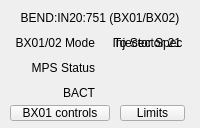
  <widget class="PyDMFrame" name="PyDMFrame_11">
   <property name="geometry">
    <rect>
     <x>720</x>
     <y>90</y>
     <width>200</width>
     <height>128</height>
    </rect>
   </property>
   <property name="toolTip">
    <string/>
   </property>
   <property name="channel" stdset="0">
    <string>BEND:IN20:751:STATE_ON_MPS</string>
   </property>
   <widget class="QLabel" name="label_24">
    <property name="geometry">
     <rect>
      <x>0</x>
      <y>10</y>
      <width>200</width>
      <height>15</height>
     </rect>
    </property>
    <property name="styleSheet">
     <string notr="true">background-color: rgba(255, 255, 255, 0);</string>
    </property>
    <property name="text">
     <string>BEND:IN20:751 (BX01/BX02)</string>
    </property>
    <property name="alignment">
     <set>Qt::AlignCenter</set>
    </property>
   </widget>
   <widget class="QLabel" name="label_25">
    <property name="geometry">
     <rect>
      <x>5</x>
      <y>35</y>
      <width>90</width>
      <height>16</height>
     </rect>
    </property>
    <property name="text">
     <string>BX01/02 Mode</string>
    </property>
    <property name="alignment">
     <set>Qt::AlignRight|Qt::AlignTrailing|Qt::AlignVCenter</set>
    </property>
   </widget>
   <widget class="QLabel" name="label_26">
    <property name="geometry">
     <rect>
      <x>5</x>
      <y>60</y>
      <width>90</width>
      <height>16</height>
     </rect>
    </property>
    <property name="text">
     <string>MPS Status</string>
    </property>
    <property name="alignment">
     <set>Qt::AlignRight|Qt::AlignTrailing|Qt::AlignVCenter</set>
    </property>
   </widget>
   <widget class="QLabel" name="label_27">
    <property name="geometry">
     <rect>
      <x>5</x>
      <y>85</y>
      <width>90</width>
      <height>16</height>
     </rect>
    </property>
    <property name="text">
     <string>BACT</string>
    </property>
    <property name="alignment">
     <set>Qt::AlignRight|Qt::AlignTrailing|Qt::AlignVCenter</set>
    </property>
   </widget>
   <widget class="PyDMEDMDisplayButton" name="PyDMEDMDisplayButton_10">
    <property name="geometry">
     <rect>
      <x>10</x>
      <y>105</y>
      <width>100</width>
      <height>16</height>
     </rect>
    </property>
    <property name="toolTip">
     <string/>
    </property>
    <property name="text">
     <string>BX01 controls</string>
    </property>
    <property name="filenames" stdset="0">
     <stringlist>
      <string>mgnt_in20_bend.edl</string>
     </stringlist>
    </property>
    <property name="showIcon" stdset="0">
     <bool>false</bool>
    </property>
   </widget>
   <widget class="PyDMEDMDisplayButton" name="PyDMEDMDisplayButton_13">
    <property name="geometry">
     <rect>
      <x>120</x>
      <y>105</y>
      <width>65</width>
      <height>16</height>
     </rect>
    </property>
    <property name="toolTip">
     <string/>
    </property>
    <property name="text">
     <string>Limits</string>
    </property>
    <property name="filenames" stdset="0">
     <stringlist>
      <string>mps_in20_bx01limits.edl</string>
     </stringlist>
    </property>
    <property name="showIcon" stdset="0">
     <bool>false</bool>
    </property>
   </widget>
   <widget class="PyDMLabel" name="PyDMLabel_8">
    <property name="geometry">
     <rect>
      <x>105</x>
      <y>60</y>
      <width>85</width>
      <height>16</height>
     </rect>
    </property>
    <property name="toolTip">
     <string/>
    </property>
    <property name="alignment">
     <set>Qt::AlignCenter</set>
    </property>
    <property name="alarmSensitiveContent" stdset="0">
     <bool>true</bool>
    </property>
    <property name="channel" stdset="0">
     <string>BEND:IN20:751:STATE_ON_MPS</string>
    </property>
   </widget>
   <widget class="PyDMLabel" name="PyDMLabel_9">
    <property name="geometry">
     <rect>
      <x>105</x>
      <y>85</y>
      <width>85</width>
      <height>16</height>
     </rect>
    </property>
    <property name="toolTip">
     <string/>
    </property>
    <property name="alignment">
     <set>Qt::AlignCenter</set>
    </property>
    <property name="precision" stdset="0">
     <number>2</number>
    </property>
    <property name="precisionFromPV" stdset="0">
     <bool>false</bool>
    </property>
    <property name="alarmSensitiveContent" stdset="0">
     <bool>true</bool>
    </property>
    <property name="channel" stdset="0">
     <string>BEND:IN20:661:BACT</string>
    </property>
    <property name="displayFormat" stdset="0">
     <enum>PyDMLabel::Exponential</enum>
    </property>
   </widget>
   <widget class="PyDMLabel" name="PyDMLabel_15">
    <property name="geometry">
     <rect>
      <x>105</x>
      <y>35</y>
      <width>85</width>
      <height>16</height>
     </rect>
    </property>
    <property name="toolTip">
     <string/>
    </property>
    <property name="text">
     <string>To Sector 21</string>
    </property>
    <property name="alignment">
     <set>Qt::AlignCenter</set>
    </property>
    <property name="rules" stdset="0">
     <string>[{&quot;channels&quot;: [{&quot;use_enum&quot;: true, &quot;trigger&quot;: true, &quot;channel&quot;: &quot;BEND:IN20:751:STATE_OFF_MPS.RVAL&quot;}], &quot;property&quot;: &quot;Visible&quot;, &quot;expression&quot;: &quot;ch[0] == 0&quot;, &quot;name&quot;: &quot;Visibility&quot;, &quot;initial_value&quot;: &quot;True&quot;}]</string>
    </property>
    <property name="alarmSensitiveContent" stdset="0">
     <bool>true</bool>
    </property>
    <property name="channel" stdset="0">
     <string/>
    </property>
   </widget>
   <widget class="PyDMLabel" name="PyDMLabel_18">
    <property name="geometry">
     <rect>
      <x>105</x>
      <y>35</y>
      <width>85</width>
      <height>16</height>
     </rect>
    </property>
    <property name="toolTip">
     <string/>
    </property>
    <property name="text">
     <string>Injector Spec</string>
    </property>
    <property name="alignment">
     <set>Qt::AlignCenter</set>
    </property>
    <property name="rules" stdset="0">
     <string>[{&quot;channels&quot;: [{&quot;use_enum&quot;: true, &quot;trigger&quot;: true, &quot;channel&quot;: &quot;BEND:IN20:751:STATE_OFF_MPS.RVAL&quot;}], &quot;property&quot;: &quot;Visible&quot;, &quot;expression&quot;: &quot;ch[0] == 1&quot;, &quot;name&quot;: &quot;Visibility&quot;, &quot;initial_value&quot;: &quot;True&quot;}]</string>
    </property>
    <property name="alarmSensitiveContent" stdset="0">
     <bool>true</bool>
    </property>
    <property name="channel" stdset="0">
     <string/>
    </property>
   </widget>
  </widget>
